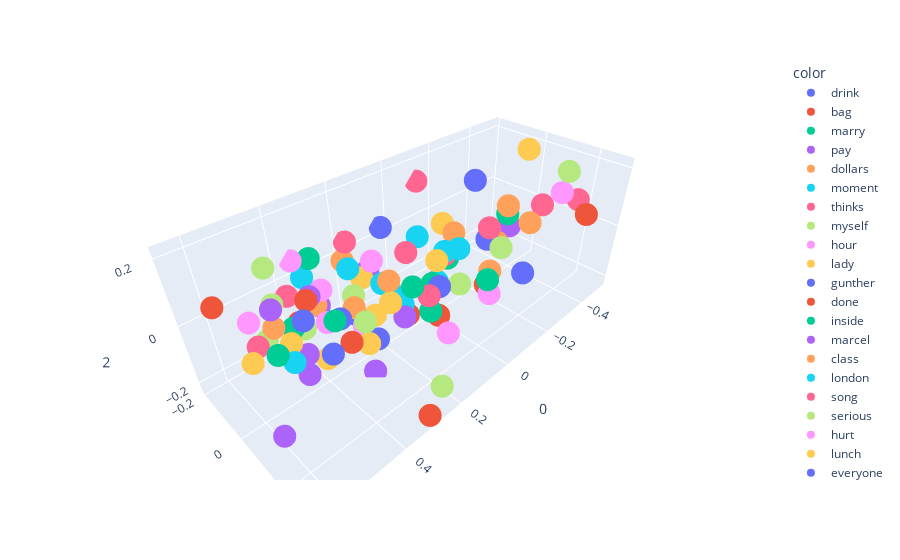

The notebook cell this image was saved under:
### Code cell
import plotly.express as px
fig = px.scatter_3d(X[500:600],x=0,y=1,z=2, color=y[500:600])
fig.show()

### Figure 1 — Plotly figure (JSON) as saved in the notebook; plotly's stock layout.template omitted (floating-point values rounded to 4 significant figures)
{"data": [{"hovertemplate": "color=drink<br>0=%{x}<br>1=%{y}<br>2=%{z}<extra></extra>", "legendgroup": "drink", "marker": {"color": "#636efa", "symbol": "circle"}, "mode": "markers", "name": "drink", "scene": "scene", "showlegend": true, "type": "scatter3d", "x": [0.2371], "y": [0.01977], "z": [-0.1721]}, {"hovertemplate": "color=bag<br>0=%{x}<br>1=%{y}<br>2=%{z}<extra></extra>", "legendgroup": "bag", "marker": {"color": "#EF553B", "symbol": "circle"}, "mode": "markers", "name": "bag", "scene": "scene", "showlegend": true, "type": "scatter3d", "x": [-0.1712], "y": [0.07722], "z": [-0.1631]}, {"hovertemplate": "color=marry<br>0=%{x}<br>1=%{y}<br>2=%{z}<extra></extra>", "legendgroup": "marry", "marker": {"color": "#00cc96", "symbol": "circle"}, "mode": "markers", "name": "marry", "scene": "scene", "showlegend": true, "type": "scatter3d", "x": [0.5339], "y": [0.01247], "z": [-0.03508]}, {"hovertemplate": "color=pay<br>0=%{x}<br>1=%{y}<br>2=%{z}<extra></extra>", "legendgroup": "pay", "marker": {"color": "#ab63fa", "symbol": "circle"}, "mode": "markers", "name": "pay", "scene": "scene", "showlegend": true, "type": "scatter3d", "x": [0.4616], "y": [0.01043], "z": [-0.1565]}, {"hovertemplate": "color=dollars<br>0=%{x}<br>1=%{y}<br>2=%{z}<extra></extra>", "legendgroup": "dollars", "marker": {"color": "#FFA15A", "symbol": "circle"}, "mode": "markers", "name": "dollars", "scene": "scene", "showlegend": true, "type": "scatter3d", "x": [0.2443], "y": [-0.07422], "z": [-0.1066]}, {"hovertemplate": "color=moment<br>0=%{x}<br>1=%{y}<br>2=%{z}<extra></extra>", "legendgroup": "moment", "marker": {"color": "#19d3f3", "symbol": "circle"}, "mode": "markers", "name": "moment", "scene": "scene", "showlegend": true, "type": "scatter3d", "x": [0.1126], "y": [-0.03915], "z": [-0.1182]}, {"hovertemplate": "color=thinks<br>0=%{x}<br>1=%{y}<br>2=%{z}<extra></extra>", "legendgroup": "thinks", "marker": {"color": "#FF6692", "symbol": "circle"}, "mode": "markers", "name": "thinks", "scene": "scene", "showlegend": true, "type": "scatter3d", "x": [0.1758], "y": [-0.1882], "z": [0.03666]}, {"hovertemplate": "color=myself<br>0=%{x}<br>1=%{y}<br>2=%{z}<extra></extra>", "legendgroup": "myself", "marker": {"color": "#B6E880", "symbol": "circle"}, "mode": "markers", "name": "myself", "scene": "scene", "showlegend": true, "type": "scatter3d", "x": [0.5117], "y": [-0.08754], "z": [-0.0691]}, {"hovertemplate": "color=hour<br>0=%{x}<br>1=%{y}<br>2=%{z}<extra></extra>", "legendgroup": "hour", "marker": {"color": "#FF97FF", "symbol": "circle"}, "mode": "markers", "name": "hour", "scene": "scene", "showlegend": true, "type": "scatter3d", "x": [0.1404], "y": [-0.1118], "z": [-0.01127]}, {"hovertemplate": "color=lady<br>0=%{x}<br>1=%{y}<br>2=%{z}<extra></extra>", "legendgroup": "lady", "marker": {"color": "#FECB52", "symbol": "circle"}, "mode": "markers", "name": "lady", "scene": "scene", "showlegend": true, "type": "scatter3d", "x": [0.1626], "y": [-0.1381], "z": [-0.07429]}, {"hovertemplate": "color=gunther<br>0=%{x}<br>1=%{y}<br>2=%{z}<extra></extra>", "legendgroup": "gunther", "marker": {"color": "#636efa", "symbol": "circle"}, "mode": "markers", "name": "gunther", "scene": "scene", "showlegend": true, "type": "scatter3d", "x": [-0.2509], "y": [0.1614], "z": [-0.114]}, {"hovertemplate": "color=done<br>0=%{x}<br>1=%{y}<br>2=%{z}<extra></extra>", "legendgroup": "done", "marker": {"color": "#EF553B", "symbol": "circle"}, "mode": "markers", "name": "done", "scene": "scene", "showlegend": true, "type": "scatter3d", "x": [0.3229], "y": [0.0129], "z": [-0.1329]}, {"hovertemplate": "color=inside<br>0=%{x}<br>1=%{y}<br>2=%{z}<extra></extra>", "legendgroup": "inside", "marker": {"color": "#00cc96", "symbol": "circle"}, "mode": "markers", "name": "inside", "scene": "scene", "showlegend": true, "type": "scatter3d", "x": [-0.3293], "y": [0.02613], "z": [0.01751]}, {"hovertemplate": "color=marcel<br>0=%{x}<br>1=%{y}<br>2=%{z}<extra></extra>", "legendgroup": "marcel", "marker": {"color": "#ab63fa", "symbol": "circle"}, "mode": "markers", "name": "marcel", "scene": "scene", "showlegend": true, "type": "scatter3d", "x": [-0.3204], "y": [0.04351], "z": [-0.01728]}, {"hovertemplate": "color=class<br>0=%{x}<br>1=%{y}<br>2=%{z}<extra></extra>", "legendgroup": "class", "marker": {"color": "#FFA15A", "symbol": "circle"}, "mode": "markers", "name": "class", "scene": "scene", "showlegend": true, "type": "scatter3d", "x": [-0.1616], "y": [-0.05911], "z": [-0.02037]}, {"hovertemplate": "color=london<br>0=%{x}<br>1=%{y}<br>2=%{z}<extra></extra>", "legendgroup": "london", "marker": {"color": "#19d3f3", "symbol": "circle"}, "mode": "markers", "name": "london", "scene": "scene", "showlegend": true, "type": "scatter3d", "x": [0.1365], "y": [-0.07465], "z": [-0.07656]}, {"hovertemplate": "color=song<br>0=%{x}<br>1=%{y}<br>2=%{z}<extra></extra>", "legendgroup": "song", "marker": {"color": "#FF6692", "symbol": "circle"}, "mode": "markers", "name": "song", "scene": "scene", "showlegend": true, "type": "scatter3d", "x": [-0.1055], "y": [-0.0458], "z": [-0.07215]}, {"hovertemplate": "color=serious<br>0=%{x}<br>1=%{y}<br>2=%{z}<extra></extra>", "legendgroup": "serious", "marker": {"color": "#B6E880", "symbol": "circle"}, "mode": "markers", "name": "serious", "scene": "scene", "showlegend": true, "type": "scatter3d", "x": [0.4755], "y": [-0.0941], "z": [0.02541]}, {"hovertemplate": "color=hurt<br>0=%{x}<br>1=%{y}<br>2=%{z}<extra></extra>", "legendgroup": "hurt", "marker": {"color": "#FF97FF", "symbol": "circle"}, "mode": "markers", "name": "hurt", "scene": "scene", "showlegend": true, "type": "scatter3d", "x": [0.4793], "y": [-0.04961], "z": [-0.1054]}, {"hovertemplate": "color=lunch<br>0=%{x}<br>1=%{y}<br>2=%{z}<extra></extra>", "legendgroup": "lunch", "marker": {"color": "#FECB52", "symbol": "circle"}, "mode": "markers", "name": "lunch", "scene": "scene", "showlegend": true, "type": "scatter3d", "x": [0.151], "y": [-0.02101], "z": [-0.1111]}, {"hovertemplate": "color=everyone<br>0=%{x}<br>1=%{y}<br>2=%{z}<extra></extra>", "legendgroup": "everyone", "marker": {"color": "#636efa", "symbol": "circle"}, "mode": "markers", "name": "everyone", "scene": "scene", "showlegend": true, "type": "scatter3d", "x": [-0.02888], "y": [0.006075], "z": [-0.1333]}, {"hovertemplate": "color=free<br>0=%{x}<br>1=%{y}<br>2=%{z}<extra></extra>", "legendgroup": "free", "marker": {"color": "#EF553B", "symbol": "circle"}, "mode": "markers", "name": "free", "scene": "scene", "showlegend": true, "type": "scatter3d", "x": [0.1064], "y": [0.00577], "z": [-0.1672]}, {"hovertemplate": "color=water<br>0=%{x}<br>1=%{y}<br>2=%{z}<extra></extra>", "legendgroup": "water", "marker": {"color": "#00cc96", "symbol": "circle"}, "mode": "markers", "name": "water", "scene": "scene", "showlegend": true, "type": "scatter3d", "x": [-0.1173], "y": [-0.04405], "z": [-0.09128]}, {"hovertemplate": "color=girlfriend<br>0=%{x}<br>1=%{y}<br>2=%{z}<extra></extra>", "legendgroup": "girlfriend", "marker": {"color": "#ab63fa", "symbol": "circle"}, "mode": "markers", "name": "girlfriend", "scene": "scene", "showlegend": true, "type": "scatter3d", "x": [0.4868], "y": [-0.08206], "z": [0.02266]}, {"hovertemplate": "color=dead<br>0=%{x}<br>1=%{y}<br>2=%{z}<extra></extra>", "legendgroup": "dead", "marker": {"color": "#FFA15A", "symbol": "circle"}, "mode": "markers", "name": "dead", "scene": "scene", "showlegend": true, "type": "scatter3d", "x": [0.3404], "y": [-0.1185], "z": [-0.06625]}, {"hovertemplate": "color=kill<br>0=%{x}<br>1=%{y}<br>2=%{z}<extra></extra>", "legendgroup": "kill", "marker": {"color": "#19d3f3", "symbol": "circle"}, "mode": "markers", "name": "kill", "scene": "scene", "showlegend": true, "type": "scatter3d", "x": [0.4975], "y": [0.01538], "z": [-0.08295]}, {"hovertemplate": "color=hall<br>0=%{x}<br>1=%{y}<br>2=%{z}<extra></extra>", "legendgroup": "hall", "marker": {"color": "#FF6692", "symbol": "circle"}, "mode": "markers", "name": "hall", "scene": "scene", "showlegend": true, "type": "scatter3d", "x": [-0.2617], "y": [0.00717], "z": [-0.01555]}, {"hovertemplate": "color=welcome<br>0=%{x}<br>1=%{y}<br>2=%{z}<extra></extra>", "legendgroup": "welcome", "marker": {"color": "#B6E880", "symbol": "circle"}, "mode": "markers", "name": "welcome", "scene": "scene", "showlegend": true, "type": "scatter3d", "x": [0.2471], "y": [0.2828], "z": [-0.1551]}, {"hovertemplate": "color=sees<br>0=%{x}<br>1=%{y}<br>2=%{z}<extra></extra>", "legendgroup": "sees", "marker": {"color": "#FF97FF", "symbol": "circle"}, "mode": "markers", "name": "sees", "scene": "scene", "showlegend": true, "type": "scatter3d", "x": [-0.4722], "y": [0.1322], "z": [0.08169]}, {"hovertemplate": "color=word<br>0=%{x}<br>1=%{y}<br>2=%{z}<extra></extra>", "legendgroup": "word", "marker": {"color": "#FECB52", "symbol": "circle"}, "mode": "markers", "name": "word", "scene": "scene", "showlegend": true, "type": "scatter3d", "x": [0.1898], "y": [-0.04856], "z": [-0.1526]}, {"hovertemplate": "color=news<br>0=%{x}<br>1=%{y}<br>2=%{z}<extra></extra>", "legendgroup": "news", "marker": {"color": "#636efa", "symbol": "circle"}, "mode": "markers", "name": "news", "scene": "scene", "showlegend": true, "type": "scatter3d", "x": [0.4187], "y": [0.06936], "z": [-0.07117]}, {"hovertemplate": "color=soon<br>0=%{x}<br>1=%{y}<br>2=%{z}<extra></extra>", "legendgroup": "soon", "marker": {"color": "#EF553B", "symbol": "circle"}, "mode": "markers", "name": "soon", "scene": "scene", "showlegend": true, "type": "scatter3d", "x": [0.3876], "y": [-0.08218], "z": [-0.003633]}, {"hovertemplate": "color=leaving<br>0=%{x}<br>1=%{y}<br>2=%{z}<extra></extra>", "legendgroup": "leaving", "marker": {"color": "#00cc96", "symbol": "circle"}, "mode": "markers", "name": "leaving", "scene": "scene", "showlegend": true, "type": "scatter3d", "x": [0.06929], "y": [-0.01238], "z": [-0.09196]}, {"hovertemplate": "color=promise<br>0=%{x}<br>1=%{y}<br>2=%{z}<extra></extra>", "legendgroup": "promise", "marker": {"color": "#ab63fa", "symbol": "circle"}, "mode": "markers", "name": "promise", "scene": "scene", "showlegend": true, "type": "scatter3d", "x": [0.6332], "y": [0.1862], "z": [-0.08252]}, {"hovertemplate": "color=holding<br>0=%{x}<br>1=%{y}<br>2=%{z}<extra></extra>", "legendgroup": "holding", "marker": {"color": "#FFA15A", "symbol": "circle"}, "mode": "markers", "name": "holding", "scene": "scene", "showlegend": true, "type": "scatter3d", "x": [-0.3645], "y": [0.09322], "z": [-0.003428]}, {"hovertemplate": "color=clothes<br>0=%{x}<br>1=%{y}<br>2=%{z}<extra></extra>", "legendgroup": "clothes", "marker": {"color": "#19d3f3", "symbol": "circle"}, "mode": "markers", "name": "clothes", "scene": "scene", "showlegend": true, "type": "scatter3d", "x": [-0.09503], "y": [-0.03662], "z": [-0.05149]}, {"hovertemplate": "color=city<br>0=%{x}<br>1=%{y}<br>2=%{z}<extra></extra>", "legendgroup": "city", "marker": {"color": "#FF6692", "symbol": "circle"}, "mode": "markers", "name": "city", "scene": "scene", "showlegend": true, "type": "scatter3d", "x": [-0.1238], "y": [-0.1952], "z": [0.1295]}, {"hovertemplate": "color=earlier<br>0=%{x}<br>1=%{y}<br>2=%{z}<extra></extra>", "legendgroup": "earlier", "marker": {"color": "#B6E880", "symbol": "circle"}, "mode": "markers", "name": "earlier", "scene": "scene", "showlegend": true, "type": "scatter3d", "x": [-0.5101], "y": [0.1235], "z": [0.1413]}, {"hovertemplate": "color=answer<br>0=%{x}<br>1=%{y}<br>2=%{z}<extra></extra>", "legendgroup": "answer", "marker": {"color": "#FF97FF", "symbol": "circle"}, "mode": "markers", "name": "answer", "scene": "scene", "showlegend": true, "type": "scatter3d", "x": [0.3456], "y": [-0.06253], "z": [-0.09372]}, {"hovertemplate": "color=though<br>0=%{x}<br>1=%{y}<br>2=%{z}<extra></extra>", "legendgroup": "though", "marker": {"color": "#FECB52", "symbol": "circle"}, "mode": "markers", "name": "though", "scene": "scene", "showlegend": true, "type": "scatter3d", "x": [0.577], "y": [-0.04262], "z": [-0.071]}, {"hovertemplate": "color=talked<br>0=%{x}<br>1=%{y}<br>2=%{z}<extra></extra>", "legendgroup": "talked", "marker": {"color": "#636efa", "symbol": "circle"}, "mode": "markers", "name": "talked", "scene": "scene", "showlegend": true, "type": "scatter3d", "x": [0.4182], "y": [-0.05712], "z": [-0.03994]}, {"hovertemplate": "color=card<br>0=%{x}<br>1=%{y}<br>2=%{z}<extra></extra>", "legendgroup": "card", "marker": {"color": "#EF553B", "symbol": "circle"}, "mode": "markers", "name": "card", "scene": "scene", "showlegend": true, "type": "scatter3d", "x": [-0.0412], "y": [-0.0228], "z": [-0.1364]}, {"hovertemplate": "color=alone<br>0=%{x}<br>1=%{y}<br>2=%{z}<extra></extra>", "legendgroup": "alone", "marker": {"color": "#00cc96", "symbol": "circle"}, "mode": "markers", "name": "alone", "scene": "scene", "showlegend": true, "type": "scatter3d", "x": [0.3628], "y": [0.006561], "z": [-0.03481]}, {"hovertemplate": "color=definitely<br>0=%{x}<br>1=%{y}<br>2=%{z}<extra></extra>", "legendgroup": "definitely", "marker": {"color": "#ab63fa", "symbol": "circle"}, "mode": "markers", "name": "definitely", "scene": "scene", "showlegend": true, "type": "scatter3d", "x": [0.4373], "y": [-0.02714], "z": [-0.1269]}, {"hovertemplate": "color=meant<br>0=%{x}<br>1=%{y}<br>2=%{z}<extra></extra>", "legendgroup": "meant", "marker": {"color": "#FFA15A", "symbol": "circle"}, "mode": "markers", "name": "meant", "scene": "scene", "showlegend": true, "type": "scatter3d", "x": [0.4866], "y": [-0.08786], "z": [-0.04157]}, {"hovertemplate": "color=boss<br>0=%{x}<br>1=%{y}<br>2=%{z}<extra></extra>", "legendgroup": "boss", "marker": {"color": "#19d3f3", "symbol": "circle"}, "mode": "markers", "name": "boss", "scene": "scene", "showlegend": true, "type": "scatter3d", "x": [-0.0368], "y": [-0.01183], "z": [-0.1262]}, {"hovertemplate": "color=sick<br>0=%{x}<br>1=%{y}<br>2=%{z}<extra></extra>", "legendgroup": "sick", "marker": {"color": "#FF6692", "symbol": "circle"}, "mode": "markers", "name": "sick", "scene": "scene", "showlegend": true, "type": "scatter3d", "x": [0.4138], "y": [-0.133], "z": [-0.003169]}, {"hovertemplate": "color=weren<br>0=%{x}<br>1=%{y}<br>2=%{z}<extra></extra>", "legendgroup": "weren", "marker": {"color": "#B6E880", "symbol": "circle"}, "mode": "markers", "name": "weren", "scene": "scene", "showlegend": true, "type": "scatter3d", "x": [0.4405], "y": [-0.1793], "z": [0.07857]}, {"hovertemplate": "color=terrible<br>0=%{x}<br>1=%{y}<br>2=%{z}<extra></extra>", "legendgroup": "terrible", "marker": {"color": "#FF97FF", "symbol": "circle"}, "mode": "markers", "name": "terrible", "scene": "scene", "showlegend": true, "type": "scatter3d", "x": [0.5461], "y": [-0.08673], "z": [0.01346]}, {"hovertemplate": "color=hug<br>0=%{x}<br>1=%{y}<br>2=%{z}<extra></extra>", "legendgroup": "hug", "marker": {"color": "#FECB52", "symbol": "circle"}, "mode": "markers", "name": "hug", "scene": "scene", "showlegend": true, "type": "scatter3d", "x": [-0.007731], "y": [0.01348], "z": [-0.0206]}, {"hovertemplate": "color=men<br>0=%{x}<br>1=%{y}<br>2=%{z}<extra></extra>", "legendgroup": "men", "marker": {"color": "#636efa", "symbol": "circle"}, "mode": "markers", "name": "men", "scene": "scene", "showlegend": true, "type": "scatter3d", "x": [0.03787], "y": [-0.1881], "z": [0.02906]}, {"hovertemplate": "color=feeling<br>0=%{x}<br>1=%{y}<br>2=%{z}<extra></extra>", "legendgroup": "feeling", "marker": {"color": "#EF553B", "symbol": "circle"}, "mode": "markers", "name": "feeling", "scene": "scene", "showlegend": true, "type": "scatter3d", "x": [0.6033], "y": [-0.1333], "z": [0.06761]}, {"hovertemplate": "color=die<br>0=%{x}<br>1=%{y}<br>2=%{z}<extra></extra>", "legendgroup": "die", "marker": {"color": "#00cc96", "symbol": "circle"}, "mode": "markers", "name": "die", "scene": "scene", "showlegend": true, "type": "scatter3d", "x": [0.3051], "y": [-0.1822], "z": [0.04258]}, {"hovertemplate": "color=figure<br>0=%{x}<br>1=%{y}<br>2=%{z}<extra></extra>", "legendgroup": "figure", "marker": {"color": "#ab63fa", "symbol": "circle"}, "mode": "markers", "name": "figure", "scene": "scene", "showlegend": true, "type": "scatter3d", "x": [0.3731], "y": [-0.08844], "z": [-0.002336]}, {"hovertemplate": "color=building<br>0=%{x}<br>1=%{y}<br>2=%{z}<extra></extra>", "legendgroup": "building", "marker": {"color": "#FFA15A", "symbol": "circle"}, "mode": "markers", "name": "building", "scene": "scene", "showlegend": true, "type": "scatter3d", "x": [-0.3356], "y": [0.02113], "z": [0.04295]}, {"hovertemplate": "color=susan<br>0=%{x}<br>1=%{y}<br>2=%{z}<extra></extra>", "legendgroup": "susan", "marker": {"color": "#19d3f3", "symbol": "circle"}, "mode": "markers", "name": "susan", "scene": "scene", "showlegend": true, "type": "scatter3d", "x": [-0.1226], "y": [-0.001479], "z": [-0.03739]}, {"hovertemplate": "color=runs<br>0=%{x}<br>1=%{y}<br>2=%{z}<extra></extra>", "legendgroup": "runs", "marker": {"color": "#FF6692", "symbol": "circle"}, "mode": "markers", "name": "runs", "scene": "scene", "showlegend": true, "type": "scatter3d", "x": [-0.5013], "y": [0.1772], "z": [0.06174]}, {"hovertemplate": "color=duck<br>0=%{x}<br>1=%{y}<br>2=%{z}<extra></extra>", "legendgroup": "duck", "marker": {"color": "#B6E880", "symbol": "circle"}, "mode": "markers", "name": "duck", "scene": "scene", "showlegend": true, "type": "scatter3d", "x": [-0.262], "y": [0.06054], "z": [-0.06878]}, {"hovertemplate": "color=julie<br>0=%{x}<br>1=%{y}<br>2=%{z}<extra></extra>", "legendgroup": "julie", "marker": {"color": "#FF97FF", "symbol": "circle"}, "mode": "markers", "name": "julie", "scene": "scene", "showlegend": true, "type": "scatter3d", "x": [0.06267], "y": [0.132], "z": [-0.189]}, {"hovertemplate": "color=call<br>0=%{x}<br>1=%{y}<br>2=%{z}<extra></extra>", "legendgroup": "call", "marker": {"color": "#FECB52", "symbol": "circle"}, "mode": "markers", "name": "call", "scene": "scene", "showlegend": true, "type": "scatter3d", "x": [0.3871], "y": [-0.01679], "z": [-0.171]}, {"hovertemplate": "color=smell<br>0=%{x}<br>1=%{y}<br>2=%{z}<extra></extra>", "legendgroup": "smell", "marker": {"color": "#636efa", "symbol": "circle"}, "mode": "markers", "name": "smell", "scene": "scene", "showlegend": true, "type": "scatter3d", "x": [0.2454], "y": [-0.07188], "z": [-0.1284]}, {"hovertemplate": "color=part<br>0=%{x}<br>1=%{y}<br>2=%{z}<extra></extra>", "legendgroup": "part", "marker": {"color": "#EF553B", "symbol": "circle"}, "mode": "markers", "name": "part", "scene": "scene", "showlegend": true, "type": "scatter3d", "x": [0.4097], "y": [-0.09844], "z": [-0.07609]}, {"hovertemplate": "color=tape<br>0=%{x}<br>1=%{y}<br>2=%{z}<extra></extra>", "legendgroup": "tape", "marker": {"color": "#00cc96", "symbol": "circle"}, "mode": "markers", "name": "tape", "scene": "scene", "showlegend": true, "type": "scatter3d", "x": [-0.01783], "y": [-0.01498], "z": [-0.1261]}, {"hovertemplate": "color=enough<br>0=%{x}<br>1=%{y}<br>2=%{z}<extra></extra>", "legendgroup": "enough", "marker": {"color": "#ab63fa", "symbol": "circle"}, "mode": "markers", "name": "enough", "scene": "scene", "showlegend": true, "type": "scatter3d", "x": [0.3324], "y": [-0.1147], "z": [-0.07214]}, {"hovertemplate": "color=floor<br>0=%{x}<br>1=%{y}<br>2=%{z}<extra></extra>", "legendgroup": "floor", "marker": {"color": "#FFA15A", "symbol": "circle"}, "mode": "markers", "name": "floor", "scene": "scene", "showlegend": true, "type": "scatter3d", "x": [-0.2653], "y": [0.04001], "z": [-0.05829]}, {"hovertemplate": "color=marriage<br>0=%{x}<br>1=%{y}<br>2=%{z}<extra></extra>", "legendgroup": "marriage", "marker": {"color": "#19d3f3", "symbol": "circle"}, "mode": "markers", "name": "marriage", "scene": "scene", "showlegend": true, "type": "scatter3d", "x": [0.3397], "y": [-0.1736], "z": [-0.0007096]}, {"hovertemplate": "color=lose<br>0=%{x}<br>1=%{y}<br>2=%{z}<extra></extra>", "legendgroup": "lose", "marker": {"color": "#FF6692", "symbol": "circle"}, "mode": "markers", "name": "lose", "scene": "scene", "showlegend": true, "type": "scatter3d", "x": [0.5442], "y": [-0.07051], "z": [-0.057]}, {"hovertemplate": "color=fight<br>0=%{x}<br>1=%{y}<br>2=%{z}<extra></extra>", "legendgroup": "fight", "marker": {"color": "#B6E880", "symbol": "circle"}, "mode": "markers", "name": "fight", "scene": "scene", "showlegend": true, "type": "scatter3d", "x": [0.4121], "y": [-0.06576], "z": [-0.07665]}, {"hovertemplate": "color=brother<br>0=%{x}<br>1=%{y}<br>2=%{z}<extra></extra>", "legendgroup": "brother", "marker": {"color": "#FF97FF", "symbol": "circle"}, "mode": "markers", "name": "brother", "scene": "scene", "showlegend": true, "type": "scatter3d", "x": [0.323], "y": [-0.1095], "z": [-0.01894]}, {"hovertemplate": "color=relax<br>0=%{x}<br>1=%{y}<br>2=%{z}<extra></extra>", "legendgroup": "relax", "marker": {"color": "#FECB52", "symbol": "circle"}, "mode": "markers", "name": "relax", "scene": "scene", "showlegend": true, "type": "scatter3d", "x": [0.2614], "y": [0.008663], "z": [-0.1819]}, {"hovertemplate": "color=paper<br>0=%{x}<br>1=%{y}<br>2=%{z}<extra></extra>", "legendgroup": "paper", "marker": {"color": "#636efa", "symbol": "circle"}, "mode": "markers", "name": "paper", "scene": "scene", "showlegend": true, "type": "scatter3d", "x": [-0.2441], "y": [0.01374], "z": [-0.04893]}, {"hovertemplate": "color=doin<br>0=%{x}<br>1=%{y}<br>2=%{z}<extra></extra>", "legendgroup": "doin", "marker": {"color": "#EF553B", "symbol": "circle"}, "mode": "markers", "name": "doin", "scene": "scene", "showlegend": true, "type": "scatter3d", "x": [0.3026], "y": [0.2947], "z": [-0.2101]}, {"hovertemplate": "color=frank<br>0=%{x}<br>1=%{y}<br>2=%{z}<extra></extra>", "legendgroup": "frank", "marker": {"color": "#00cc96", "symbol": "circle"}, "mode": "markers", "name": "frank", "scene": "scene", "showlegend": true, "type": "scatter3d", "x": [0.05127], "y": [0.04737], "z": [-0.1617]}, {"hovertemplate": "color=monkey<br>0=%{x}<br>1=%{y}<br>2=%{z}<extra></extra>", "legendgroup": "monkey", "marker": {"color": "#ab63fa", "symbol": "circle"}, "mode": "markers", "name": "monkey", "scene": "scene", "showlegend": true, "type": "scatter3d", "x": [0.1337], "y": [-0.143], "z": [-0.06439]}, {"hovertemplate": "color=hospital<br>0=%{x}<br>1=%{y}<br>2=%{z}<extra></extra>", "legendgroup": "hospital", "marker": {"color": "#FFA15A", "symbol": "circle"}, "mode": "markers", "name": "hospital", "scene": "scene", "showlegend": true, "type": "scatter3d", "x": [-0.1864], "y": [0.07924], "z": [-0.1157]}, {"hovertemplate": "color=shot<br>0=%{x}<br>1=%{y}<br>2=%{z}<extra></extra>", "legendgroup": "shot", "marker": {"color": "#19d3f3", "symbol": "circle"}, "mode": "markers", "name": "shot", "scene": "scene", "showlegend": true, "type": "scatter3d", "x": [0.1989], "y": [-0.1525], "z": [-0.03039]}, {"hovertemplate": "color=leaves<br>0=%{x}<br>1=%{y}<br>2=%{z}<extra></extra>", "legendgroup": "leaves", "marker": {"color": "#FF6692", "symbol": "circle"}, "mode": "markers", "name": "leaves", "scene": "scene", "showlegend": true, "type": "scatter3d", "x": [-0.4178], "y": [0.09781], "z": [0.04432]}, {"hovertemplate": "color=son<br>0=%{x}<br>1=%{y}<br>2=%{z}<extra></extra>", "legendgroup": "son", "marker": {"color": "#B6E880", "symbol": "circle"}, "mode": "markers", "name": "son", "scene": "scene", "showlegend": true, "type": "scatter3d", "x": [0.2218], "y": [-0.1035], "z": [-0.09141]}, {"hovertemplate": "color=tickets<br>0=%{x}<br>1=%{y}<br>2=%{z}<extra></extra>", "legendgroup": "tickets", "marker": {"color": "#FF97FF", "symbol": "circle"}, "mode": "markers", "name": "tickets", "scene": "scene", "showlegend": true, "type": "scatter3d", "x": [0.2459], "y": [-0.03007], "z": [-0.1486]}, {"hovertemplate": "color=eh<br>0=%{x}<br>1=%{y}<br>2=%{z}<extra></extra>", "legendgroup": "eh", "marker": {"color": "#FECB52", "symbol": "circle"}, "mode": "markers", "name": "eh", "scene": "scene", "showlegend": true, "type": "scatter3d", "x": [0.466], "y": [-0.04984], "z": [-0.08359]}, {"hovertemplate": "color=store<br>0=%{x}<br>1=%{y}<br>2=%{z}<extra></extra>", "legendgroup": "store", "marker": {"color": "#636efa", "symbol": "circle"}, "mode": "markers", "name": "store", "scene": "scene", "showlegend": true, "type": "scatter3d", "x": [-0.2977], "y": [-0.09365], "z": [0.1082]}, {"hovertemplate": "color=brought<br>0=%{x}<br>1=%{y}<br>2=%{z}<extra></extra>", "legendgroup": "brought", "marker": {"color": "#EF553B", "symbol": "circle"}, "mode": "markers", "name": "brought", "scene": "scene", "showlegend": true, "type": "scatter3d", "x": [0.01953], "y": [0.05044], "z": [-0.1959]}, {"hovertemplate": "color=tribbiani<br>0=%{x}<br>1=%{y}<br>2=%{z}<extra></extra>", "legendgroup": "tribbiani", "marker": {"color": "#00cc96", "symbol": "circle"}, "mode": "markers", "name": "tribbiani", "scene": "scene", "showlegend": true, "type": "scatter3d", "x": [-0.1351], "y": [0.1115], "z": [-0.1068]}, {"hovertemplate": "color=forgot<br>0=%{x}<br>1=%{y}<br>2=%{z}<extra></extra>", "legendgroup": "forgot", "marker": {"color": "#ab63fa", "symbol": "circle"}, "mode": "markers", "name": "forgot", "scene": "scene", "showlegend": true, "type": "scatter3d", "x": [0.2941], "y": [0.07016], "z": [-0.224]}, {"hovertemplate": "color=surprise<br>0=%{x}<br>1=%{y}<br>2=%{z}<extra></extra>", "legendgroup": "surprise", "marker": {"color": "#FFA15A", "symbol": "circle"}, "mode": "markers", "name": "surprise", "scene": "scene", "showlegend": true, "type": "scatter3d", "x": [0.1269], "y": [-0.05301], "z": [-0.06071]}, {"hovertemplate": "color=asleep<br>0=%{x}<br>1=%{y}<br>2=%{z}<extra></extra>", "legendgroup": "asleep", "marker": {"color": "#19d3f3", "symbol": "circle"}, "mode": "markers", "name": "asleep", "scene": "scene", "showlegend": true, "type": "scatter3d", "x": [-0.05456], "y": [-0.1194], "z": [-0.01511]}, {"hovertemplate": "color=shut<br>0=%{x}<br>1=%{y}<br>2=%{z}<extra></extra>", "legendgroup": "shut", "marker": {"color": "#FF6692", "symbol": "circle"}, "mode": "markers", "name": "shut", "scene": "scene", "showlegend": true, "type": "scatter3d", "x": [0.0403], "y": [0.02924], "z": [-0.1187]}, {"hovertemplate": "color=shower<br>0=%{x}<br>1=%{y}<br>2=%{z}<extra></extra>", "legendgroup": "shower", "marker": {"color": "#B6E880", "symbol": "circle"}, "mode": "markers", "name": "shower", "scene": "scene", "showlegend": true, "type": "scatter3d", "x": [-0.09771], "y": [0.03009], "z": [-0.1467]}, {"hovertemplate": "color=pizza<br>0=%{x}<br>1=%{y}<br>2=%{z}<extra></extra>", "legendgroup": "pizza", "marker": {"color": "#FF97FF", "symbol": "circle"}, "mode": "markers", "name": "pizza", "scene": "scene", "showlegend": true, "type": "scatter3d", "x": [-0.1495], "y": [0.1115], "z": [-0.1696]}, {"hovertemplate": "color=past<br>0=%{x}<br>1=%{y}<br>2=%{z}<extra></extra>", "legendgroup": "past", "marker": {"color": "#FECB52", "symbol": "circle"}, "mode": "markers", "name": "past", "scene": "scene", "showlegend": true, "type": "scatter3d", "x": [-0.1495], "y": [-0.09963], "z": [0.003027]}, {"hovertemplate": "color=ever<br>0=%{x}<br>1=%{y}<br>2=%{z}<extra></extra>", "legendgroup": "ever", "marker": {"color": "#636efa", "symbol": "circle"}, "mode": "markers", "name": "ever", "scene": "scene", "showlegend": true, "type": "scatter3d", "x": [0.2972], "y": [-0.07041], "z": [-0.1148]}, {"hovertemplate": "color=rings<br>0=%{x}<br>1=%{y}<br>2=%{z}<extra></extra>", "legendgroup": "rings", "marker": {"color": "#EF553B", "symbol": "circle"}, "mode": "markers", "name": "rings", "scene": "scene", "showlegend": true, "type": "scatter3d", "x": [-0.4961], "y": [0.2177], "z": [0.02458]}, {"hovertemplate": "color=yourself<br>0=%{x}<br>1=%{y}<br>2=%{z}<extra></extra>", "legendgroup": "yourself", "marker": {"color": "#00cc96", "symbol": "circle"}, "mode": "markers", "name": "yourself", "scene": "scene", "showlegend": true, "type": "scatter3d", "x": [0.4375], "y": [-0.0802], "z": [-0.0674]}, {"hovertemplate": "color=message<br>0=%{x}<br>1=%{y}<br>2=%{z}<extra></extra>", "legendgroup": "message", "marker": {"color": "#ab63fa", "symbol": "circle"}, "mode": "markers", "name": "message", "scene": "scene", "showlegend": true, "type": "scatter3d", "x": [0.1211], "y": [0.006671], "z": [-0.1674]}, {"hovertemplate": "color=actor<br>0=%{x}<br>1=%{y}<br>2=%{z}<extra></extra>", "legendgroup": "actor", "marker": {"color": "#FFA15A", "symbol": "circle"}, "mode": "markers", "name": "actor", "scene": "scene", "showlegend": true, "type": "scatter3d", "x": [0.2001], "y": [-0.1752], "z": [-0.012]}, {"hovertemplate": "color=ice<br>0=%{x}<br>1=%{y}<br>2=%{z}<extra></extra>", "legendgroup": "ice", "marker": {"color": "#19d3f3", "symbol": "circle"}, "mode": "markers", "name": "ice", "scene": "scene", "showlegend": true, "type": "scatter3d", "x": [0.1078], "y": [-0.01474], "z": [-0.1395]}, {"hovertemplate": "color=machine<br>0=%{x}<br>1=%{y}<br>2=%{z}<extra></extra>", "legendgroup": "machine", "marker": {"color": "#FF6692", "symbol": "circle"}, "mode": "markers", "name": "machine", "scene": "scene", "showlegend": true, "type": "scatter3d", "x": [-0.004787], "y": [-0.1209], "z": [-0.05284]}, {"hovertemplate": "color=yep<br>0=%{x}<br>1=%{y}<br>2=%{z}<extra></extra>", "legendgroup": "yep", "marker": {"color": "#B6E880", "symbol": "circle"}, "mode": "markers", "name": "yep", "scene": "scene", "showlegend": true, "type": "scatter3d", "x": [0.2457], "y": [-0.02368], "z": [-0.1292]}, {"hovertemplate": "color=able<br>0=%{x}<br>1=%{y}<br>2=%{z}<extra></extra>", "legendgroup": "able", "marker": {"color": "#FF97FF", "symbol": "circle"}, "mode": "markers", "name": "able", "scene": "scene", "showlegend": true, "type": "scatter3d", "x": [0.3531], "y": [-0.1959], "z": [0.05082]}, {"hovertemplate": "color=lapse<br>0=%{x}<br>1=%{y}<br>2=%{z}<extra></extra>", "legendgroup": "lapse", "marker": {"color": "#FECB52", "symbol": "circle"}, "mode": "markers", "name": "lapse", "scene": "scene", "showlegend": true, "type": "scatter3d", "x": [-0.4105], "y": [0.02562], "z": [0.2173]}], "layout": {"legend": {"title": {"text": "color"}, "tracegroupgap": 0}, "margin": {"t": 60}, "scene": {"domain": {"x": [0, 1], "y": [0, 1]}, "xaxis": {"title": {"text": "0"}}, "yaxis": {"title": {"text": "1"}}, "zaxis": {"title": {"text": "2"}}}}}
